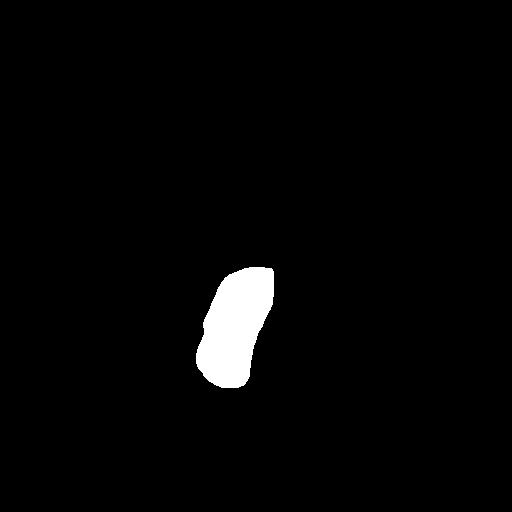
#> input picture archive/masks/159.png, 512 x 512 px, found by its file name; its folder holds 4 pictures in this run
$ jupyter execute --allow-errors EDA.ipynb
#> lines starting #> are read from the running program, lines starting #| are printed output that depends on the picture; after the words box and inside, x2 and y2 are one past the last pixel; in counts of white or black regions, pixels touching at a corner belong together
The dataset used in this paper is an open source dataset, the source of the dataset is kaggle, the dataset is the brain edema image data, the image format is png, and it contains two folders, the first folder saves the CT images of the brain edema, and the second folder is the image segmentation mask of the brain edema part. The dataset contains 3064 pairs of MRI brain images and their respective binary masks indicative of the tumor, which belongs to the field of medical images and can be used to test the segmentation effectiveness of image segmentation models.

[cell 1]
import matplotlib.pyplot as plt
from PIL import Image
import os

image_dir = r'F:\Brain\images'
mask_dir = r'F:\Brain\masks'

#> (the rest of this cell did not finish here and is left out)

First, we output the original image and its mask, taking the first three images to show. The left side is the original image and the right side is the corresponding mask.

[cell 2]
import os
from PIL import Image
import pydicom

def analyze_images(folder_path):
    image_count = 0
    first_size = None

    for root, _, files in os.walk(folder_path):
        for file in files:
            if first_size is not None:
                break
            file_path = os.path.join(root, file)
            try:
                if file_path.lower().endswith(('.png', '.jpg', '.jpeg')):
                    with Image.open(file_path) as img:
                        first_size = img.size
                        image_count += 1
                elif file_path.lower().endswith('.dcm'):
                    dicom = pydicom.dcmread(file_path)
                    if hasattr(dicom, 'Rows') and hasattr(dicom, 'Columns'):
                        first_size = (dicom.Rows, dicom.Columns)
                        image_count += 1
            except Exception:
                continue
        if first_size is not None:
            break

    print(f"Total number of images: {image_count}")
    if first_size:
        print(f"Size: {first_size}")
analyze_images(image_dir)

We statistically analyzed the size of the images and learned that each image is composed of 512 x 512 pixels, which matches the format that the model is able to handle without the need for cropping and rotation.

[cell 3]
import os
import numpy as np
from PIL import Image
import matplotlib.pyplot as plt

folder_path = image_dir
#> (the rest of this cell did not finish here and is left out)

We output the histogram of the image for subsequent image enhancement studies. From the histogram, it is clear that the dataset used in this experiment has potential for further image enhancement.

#> (a cell that did not finish here is left out)

We use histogram equalization for image enhancement with the aim of enhancing the contrast of the lesion region.
Histogram equalization is a classical image enhancement technique that is mainly used to improve the global contrast of an image. Its core principle is to extend the gray level distribution, which is originally concentrated in a narrow interval, to a wider range by redistributing the pixel gray level values. The method first counts the grayscale histogram of the original image, calculates the cumulative distribution function (CDF) of each grayscale level, and then maps the original grayscale values to the new uniformly distributed interval according to the CDF. This nonlinear transformation can effectively enhance dark or bright details, which is especially suitable for medical images, low exposure photos and other scenes with insufficient contrast.

[cell 5]
import os
import numpy as np
from skimage import io, color, filters

folder_path = image_dir
count = 0

#> (the rest of this cell did not finish here and is left out)

Then we perform noise detection on the image and after checking there is no noise and no need to denoise the image.

[cell 6]
import os
import matplotlib.pyplot as plt
from PIL import Image

folder = mask_dir
files = sorted([f for f in os.listdir(folder) if f.lower().endswith(('png', 'jpg', 'jpeg'))])
outputs = []

for idx, file in enumerate(files):
    img = Image.open(os.path.join(folder, file)).convert('L')
#> img is the input picture: PIL image 512x512 L; 2.4% white; 1 white region, box (x1, y1, x2, y2) and area: (196, 267, 274, 388) 6370
    binary = img.point(lambda x: 1 if x > 127 else 0, '1')
    outputs.append(binary)
    if idx == 2:
        break

plt.figure(figsize=(15, 5))
for i in range(3):
    plt.subplot(1, 3, i+1)
    plt.imshow(outputs[i], cmap='gray')
    plt.axis('off')
plt.show()
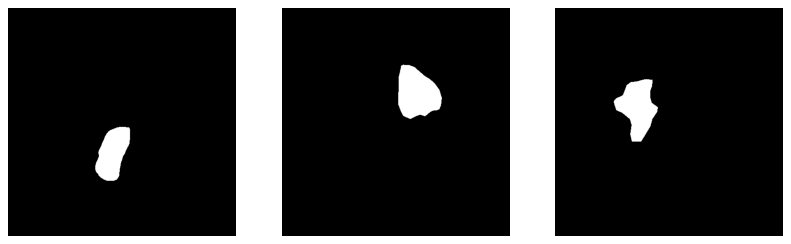
#> figure drawn by matplotlib, 3 panels
